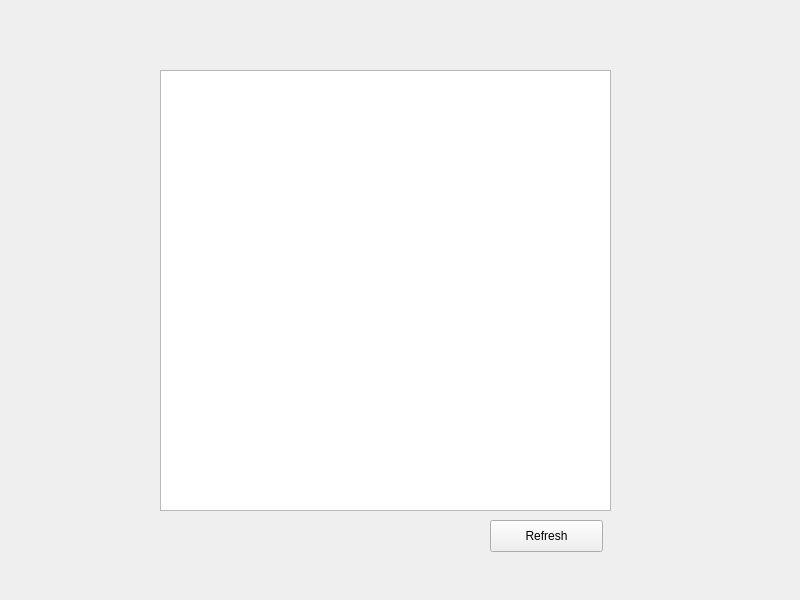
<?xml version="1.0" encoding="UTF-8"?>
<ui version="4.0">
 <class>MainWindow</class>
 <widget class="QMainWindow" name="MainWindow">
  <property name="geometry">
   <rect>
    <x>0</x>
    <y>0</y>
    <width>800</width>
    <height>600</height>
   </rect>
  </property>
  <property name="windowTitle">
   <string>MainWindow</string>
  </property>
  <widget class="QWidget" name="centralwidget">
   <widget class="QTableView" name="table_nodes">
    <property name="geometry">
     <rect>
      <x>160</x>
      <y>70</y>
      <width>451</width>
      <height>441</height>
     </rect>
    </property>
   </widget>
   <widget class="QPushButton" name="button_refresh">
    <property name="geometry">
     <rect>
      <x>490</x>
      <y>520</y>
      <width>113</width>
      <height>32</height>
     </rect>
    </property>
    <property name="text">
     <string>Refresh</string>
    </property>
   </widget>
  </widget>
 </widget>
 <resources/>
 <connections/>
</ui>
